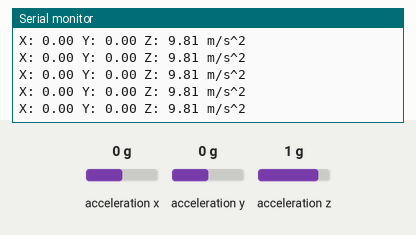
This sketch was run on a simulated Arduino Uno, built with avr-gcc and run on an emulated ATmega328P. Parts: the last lines printed to the serial monitor. The test bench sets the inputs (shaded band); at power-on: acceleration x 0 g, acceleration y 0 g, acceleration z 1 g.

Above: at 1.7 s.
1.8 s: acceleration x set to -1.4 g
At 1.85 s:
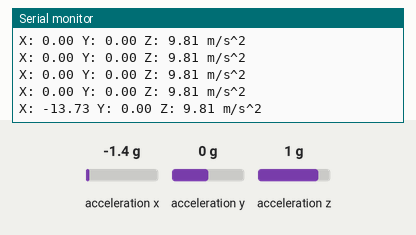
3.3 s: acceleration y set to -1.4 g
At 3.39 s:
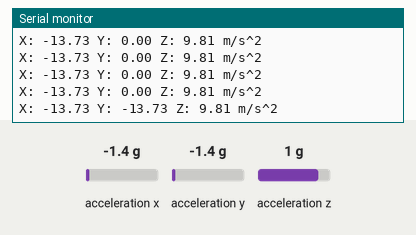
4.8 s: acceleration z set to -1.4 g
At 4.82 s:
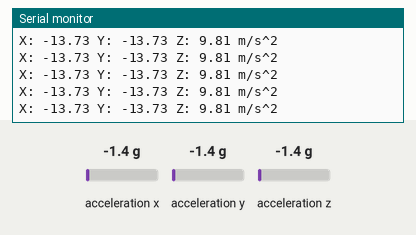

Measured:
- after the input at 1.8 s, the serial monitor: prints a new line after 0.05 s (image 1)
- after the input at 3.3 s, the serial monitor: prints a new line after 0.08 s (image 2)

The sketch:

Vibration_Detection.ino.ino
```cpp
#include <Wire.h>
#include <Adafruit_Sensor.h>
#include <Adafruit_ADXL345_U.h>

// 创建ADXL345加速度计实例
Adafruit_ADXL345_Unified accel = Adafruit_ADXL345_Unified(12345);

void setup() {
  // 以115200波特率启动串口通信
  Serial.begin(115200);

  // 初始化传感器
  if(!accel.begin()) {
    Serial.println("Ooops, no ADXL345 detected ... Check your wiring!");
    while(1);
  }

  // 设置量程为±16g
  accel.setRange(ADXL345_RANGE_16_G);

  // 显示传感器详情
  displaySensorDetails();
}

void loop() {
  // 获取加速度计事件
  sensors_event_t event;
  accel.getEvent(&event);

  // 显示x, y, z轴的数据
  Serial.print("X: "); Serial.print(event.acceleration.x); Serial.print(" ");
  Serial.print("Y: "); Serial.print(event.acceleration.y); Serial.print(" ");
  Serial.print("Z: "); Serial.print(event.acceleration.z); Serial.print(" ");
  Serial.println("m/s^2 ");

  // 延迟100毫秒
  delay(100);
}

void displaySensorDetails(void) {
  sensor_t sensor;
  accel.getSensor(&sensor);
  Serial.println("------------------------------------");
  Serial.print  ("Sensor:       "); Serial.println(sensor.name);
  Serial.print  ("Driver Ver:   "); Serial.println(sensor.version);
  Serial.print  ("Unique ID:    "); Serial.println(sensor.sensor_id);
  Serial.print  ("Max Value:    "); Serial.print(sensor.max_value); Serial.println(" m/s^2");
  Serial.print  ("Min Value:    "); Serial.print(sensor.min_value); Serial.println(" m/s^2");
  Serial.print  ("Resolution:   "); Serial.print(sensor.resolution); Serial.println(" m/s^2");
  Serial.println("------------------------------------");
  Serial.println("");
  delay(500);
}
```
